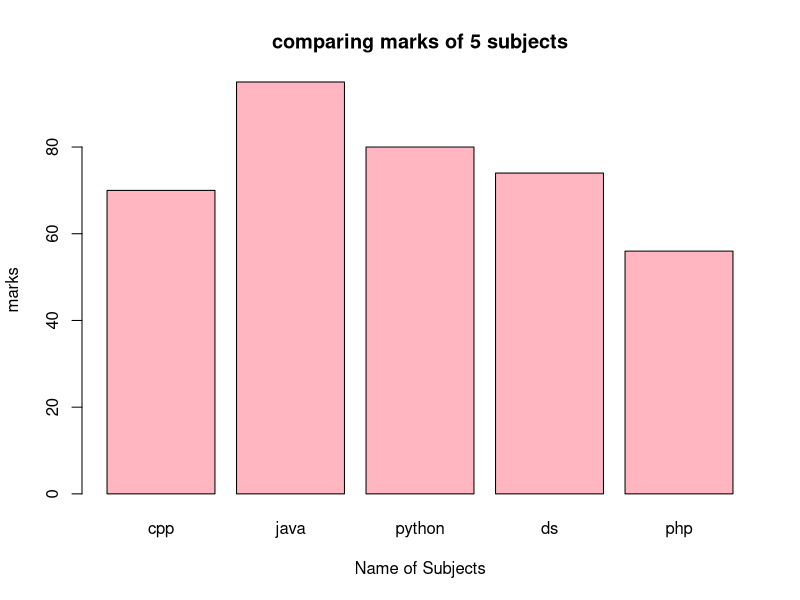

Write the R code that produced this figure.
marks=c(70,95,80,74,56)
subjects=c("cpp","java","python","ds","php")
barplot(marks,
main="comparing marks of 5 subjects",
xlab="Name of Subjects",
ylab="marks",
names.arg=subjects,
col="lightpink") 